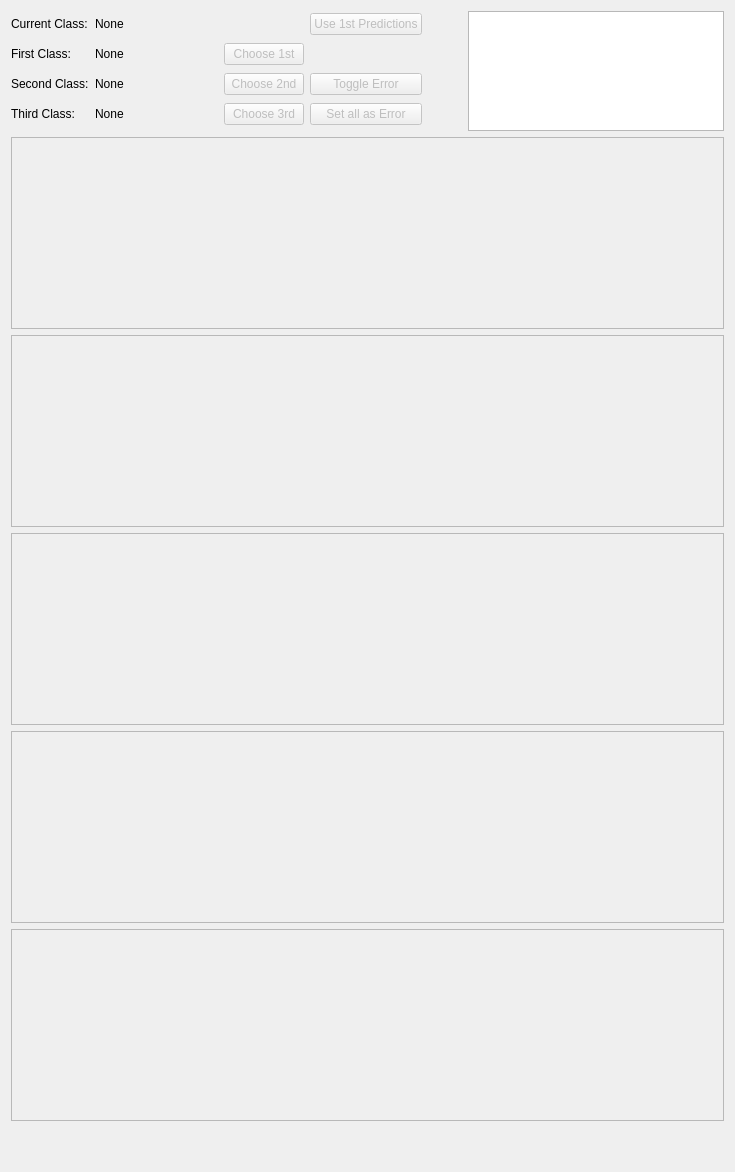
      <widget class="QWidget" name="automaticrevision">
       <attribute name="title">
        <string>Prediction Revision Mode</string>
       </attribute>
       <layout class="QVBoxLayout" name="verticalLayout_4">
        <item>
         <layout class="QHBoxLayout" name="horizontalLayout_10">
          <item>
           <layout class="QGridLayout" name="gridLayout_7">
            <item row="4" column="2">
             <widget class="QLabel" name="pr_2nd_class_label">
              <property name="minimumSize">
               <size>
                <width>123</width>
                <height>0</height>
               </size>
              </property>
              <property name="text">
               <string>None</string>
              </property>
             </widget>
            </item>
            <item row="3" column="2">
             <widget class="QLabel" name="pr_1st_class_label">
              <property name="minimumSize">
               <size>
                <width>123</width>
                <height>0</height>
               </size>
              </property>
              <property name="text">
               <string>None</string>
              </property>
             </widget>
            </item>
            <item row="3" column="3">
             <widget class="QPushButton" name="pr_choose_1st_button">
              <property name="enabled">
               <bool>false</bool>
              </property>
              <property name="text">
               <string>Choose 1st</string>
              </property>
             </widget>
            </item>
            <item row="3" column="1">
             <widget class="QLabel" name="label_4">
              <property name="text">
               <string>First Class:</string>
              </property>
             </widget>
            </item>
            <item row="5" column="2">
             <widget class="QLabel" name="pr_3rd_class_label">
              <property name="minimumSize">
               <size>
                <width>123</width>
                <height>0</height>
               </size>
              </property>
              <property name="text">
               <string>None</string>
              </property>
             </widget>
            </item>
            <item row="4" column="1">
             <widget class="QLabel" name="label_5">
              <property name="text">
               <string>Second Class:</string>
              </property>
             </widget>
            </item>
            <item row="5" column="1">
             <widget class="QLabel" name="label_6">
              <property name="text">
               <string>Third Class:</string>
              </property>
             </widget>
            </item>
            <item row="4" column="3">
             <widget class="QPushButton" name="pr_choose_2nd_button">
              <property name="enabled">
               <bool>false</bool>
              </property>
              <property name="text">
               <string>Choose 2nd</string>
              </property>
             </widget>
            </item>
            <item row="5" column="3">
             <widget class="QPushButton" name="pr_choose_3rd_button">
              <property name="enabled">
               <bool>false</bool>
              </property>
              <property name="text">
               <string>Choose 3rd</string>
              </property>
             </widget>
            </item>
            <item row="2" column="1">
             <widget class="QLabel" name="label_10">
              <property name="text">
               <string>Current Class:</string>
              </property>
             </widget>
            </item>
            <item row="2" column="2">
             <widget class="QLabel" name="pr_current_class_label">
              <property name="minimumSize">
               <size>
                <width>123</width>
                <height>0</height>
               </size>
              </property>
              <property name="text">
               <string>None</string>
              </property>
             </widget>
            </item>
            <item row="2" column="4">
             <widget class="QPushButton" name="pr_use_predictions_button">
              <property name="enabled">
               <bool>false</bool>
              </property>
              <property name="text">
               <string>Use 1st Predictions</string>
              </property>
             </widget>
            </item>
            <item row="4" column="4">
             <widget class="QPushButton" name="pr_toggle_error_button">
              <property name="enabled">
               <bool>false</bool>
              </property>
              <property name="text">
               <string>Toggle Error</string>
              </property>
             </widget>
            </item>
            <item row="5" column="4">
             <widget class="QPushButton" name="pr_set_all_error_button">
              <property name="enabled">
               <bool>false</bool>
              </property>
              <property name="text">
               <string>Set all as Error</string>
              </property>
             </widget>
            </item>
           </layout>
          </item>
          <item>
           <spacer name="horizontalSpacer_8">
            <property name="orientation">
             <enum>Qt::Horizontal</enum>
            </property>
            <property name="sizeHint" stdset="0">
             <size>
              <width>40</width>
              <height>20</height>
             </size>
            </property>
           </spacer>
          </item>
          <item>
           <widget class="QTextEdit" name="pr_statusWindow">
            <property name="enabled">
             <bool>true</bool>
            </property>
            <property name="sizePolicy">
             <sizepolicy hsizetype="Expanding" vsizetype="MinimumExpanding">
              <horstretch>0</horstretch>
              <verstretch>0</verstretch>
             </sizepolicy>
            </property>
            <property name="minimumSize">
             <size>
              <width>0</width>
              <height>0</height>
             </size>
            </property>
            <property name="maximumSize">
             <size>
              <width>16777215</width>
              <height>120</height>
             </size>
            </property>
            <property name="undoRedoEnabled">
             <bool>false</bool>
            </property>
            <property name="readOnly">
             <bool>true</bool>
            </property>
            <property name="acceptRichText">
             <bool>true</bool>
            </property>
            <property name="textInteractionFlags">
             <set>Qt::NoTextInteraction</set>
            </property>
           </widget>
          </item>
         </layout>
        </item>
        <item>
         <widget class="PlotWidget" name="pr_classGraph_0">
          <property name="enabled">
           <bool>false</bool>
          </property>
         </widget>
        </item>
        <item>
         <widget class="PlotWidget" name="pr_classGraph_1">
          <property name="enabled">
           <bool>false</bool>
          </property>
         </widget>
        </item>
        <item>
         <widget class="PlotWidget" name="pr_classGraph_2">
          <property name="enabled">
           <bool>false</bool>
          </property>
         </widget>
        </item>
        <item>
         <widget class="PlotWidget" name="pr_classGraph_3">
          <property name="enabled">
           <bool>false</bool>
          </property>
         </widget>
        </item>
        <item>
         <widget class="PlotWidget" name="pr_attributeGraph">
          <property name="enabled">
           <bool>false</bool>
          </property>
         </widget>
        </item>
        <item>
         <spacer name="verticalSpacer_5">
          <property name="orientation">
           <enum>Qt::Vertical</enum>
          </property>
          <property name="sizeHint" stdset="0">
           <size>
            <width>20</width>
            <height>40</height>
           </size>
          </property>
         </spacer>
        </item>
       </layout>
      </widget>
